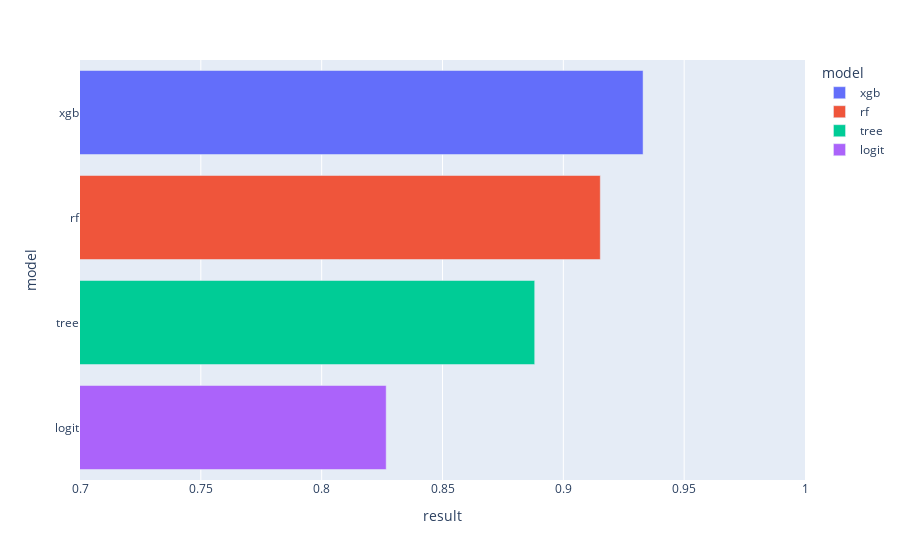

The code cell stored with this chart in its notebook:
### Code cell
result = [tree.cv_m, logit.cv_m, rf.cv_m,  xgb.cv_m]
model = ["tree","logit", "rf", "xgb"]

fig = pd.DataFrame({"model" : model, "result" : result}).\
            sort_values("result", ascending = False).plot(x = "result", y = "model", kind = "bar", backend = "plotly",color = "model")

fig.update_xaxes(range = [0.7, 1.0])

### Figure 1 — Plotly figure (JSON) as saved in the notebook; plotly's stock layout.template omitted (floating-point values rounded to 4 significant figures)
{"data": [{"alignmentgroup": "True", "hovertemplate": "model=%{y}<br>result=%{x}<extra></extra>", "legendgroup": "xgb", "marker": {"color": "#636efa", "pattern": {"shape": ""}}, "name": "xgb", "offsetgroup": "xgb", "orientation": "h", "showlegend": true, "textposition": "auto", "type": "bar", "x": [0.933], "xaxis": "x", "y": ["xgb"], "yaxis": "y"}, {"alignmentgroup": "True", "hovertemplate": "model=%{y}<br>result=%{x}<extra></extra>", "legendgroup": "rf", "marker": {"color": "#EF553B", "pattern": {"shape": ""}}, "name": "rf", "offsetgroup": "rf", "orientation": "h", "showlegend": true, "textposition": "auto", "type": "bar", "x": [0.9153], "xaxis": "x", "y": ["rf"], "yaxis": "y"}, {"alignmentgroup": "True", "hovertemplate": "model=%{y}<br>result=%{x}<extra></extra>", "legendgroup": "tree", "marker": {"color": "#00cc96", "pattern": {"shape": ""}}, "name": "tree", "offsetgroup": "tree", "orientation": "h", "showlegend": true, "textposition": "auto", "type": "bar", "x": [0.8882], "xaxis": "x", "y": ["tree"], "yaxis": "y"}, {"alignmentgroup": "True", "hovertemplate": "model=%{y}<br>result=%{x}<extra></extra>", "legendgroup": "logit", "marker": {"color": "#ab63fa", "pattern": {"shape": ""}}, "name": "logit", "offsetgroup": "logit", "orientation": "h", "showlegend": true, "textposition": "auto", "type": "bar", "x": [0.8267], "xaxis": "x", "y": ["logit"], "yaxis": "y"}], "layout": {"autosize": true, "barmode": "relative", "legend": {"title": {"text": "model"}, "tracegroupgap": 0}, "margin": {"t": 60}, "xaxis": {"anchor": "y", "domain": [0, 1], "range": [0.7, 1], "title": {"text": "result"}, "type": "linear"}, "yaxis": {"anchor": "x", "autorange": true, "categoryarray": ["logit", "tree", "rf", "xgb"], "categoryorder": "array", "domain": [0, 1], "range": [-0.5, 3.5], "title": {"text": "model"}, "type": "category"}}}
